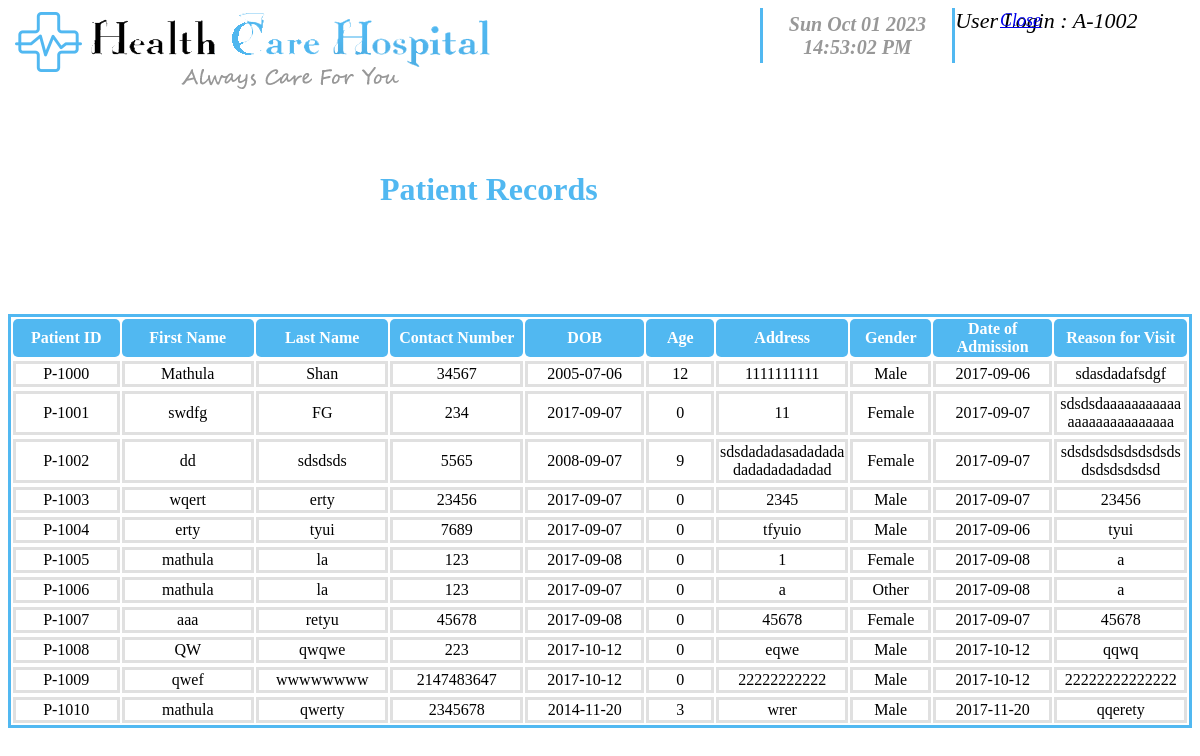
/WAD/View_Patientdoc.php (signed in), run on the app's committed database.
### tables this page shows
CREATE TABLE IF NOT EXISTS `patient` (
  `ID` varchar(20) NOT NULL,
  `F_Name` varchar(30) NOT NULL,
  `L_Name` varchar(30) NOT NULL,
  `C_N1` int(14) NOT NULL,
  `DOB` date NOT NULL,
  `Age` int(3) NOT NULL,
  `Address` varchar(150) NOT NULL,
  `Gender` varchar(7) NOT NULL,
  `DOA` date NOT NULL,
  `Reason` varchar(200) NOT NULL,
  PRIMARY KEY (`ID`)
);

### WAD/ses.php (called while the page is built, shortened)
<?php
$connection = mysql_connect("localhost", "root", "");
$user_check=$_SESSION['login_user'];
$ses_sql=mysql_query("select username from login where username='$user_check'", $connection);
$row = mysql_fetch_assoc($ses_sql);
$login_session =$row['username'];
?>

### WAD/View_Patientdoc.php (the view, shortened to what this page needs)
<?php
include('ses.php');
?>
<html >
<head>
<link type="text/css" rel="stylesheet" href="css/style.css" />
<link type="text/css" rel="stylesheet" href="css/patient.css" />
</head>
<body  alink="#51b8f1" vlink="#A0A0A4">
<div class="header">
<img src="Images/looo.png">
<div class="summary"><label style="text-align: right">     User Login     : </label>  <?php echo $login_session; ?> <p align="right" style="position: absolute; top: -12px;left: 1000px;"> <font style="font-size:18px;"><a href="JavaScript:window.close()">Close </a> </font>
</div>
<div style="text-align:center; font-size:20px; font-style:oblique;width:16%; height:45px; margin:auto;   padding-top:5px; padding-bottom:5px; float:right; border-left:solid; border-right:solid; border-color:#51b8f1; color:#989898;">
<b>
<br>
<span id="time"  />
<br>
<br>
</b>
</div>
</div>
<br>
<br>
<div class="menu_group">
<br>
<div class="menu_items">
</div>
<h1 style="font-family:Georgia, 'Times New Roman', Times, serif; font-style:normal;  position: absolute; left: 380px; top: 150px; color:#51b8f1;"> Patient Records</h1>
<table  align="left" width="100%" style=" border: solid #51b8f1;  " >
<tbody>
    	<tr>
            <th  width= 96 style="border-radius: 5px; text-align: center;  width:80px;  background-color:#51b8f1; color: #ffffff;" >Patient ID</th>
            <th width= "119" style=" border-radius: 5px; text-align: center;  background-color:#51b8f1; color: #ffffff;">First Name</th>
            <th width="117" style=" border-radius: 5px; background-color:#51b8f1; color: #ffffff; text-align: center; ">Last Name</th>
            <th width="117" style=" border-radius: 5px; background-color:#51b8f1; color: #ffffff; text-align: center; ">Contact Number </th>
            <th width="109" style=" border-radius: 5px; background-color:#51b8f1; color: #ffffff; text-align: center;  width:90px;">DOB</th>
            <th width="98" style="border-radius: 5px;background-color:#51b8f1; color: #ffffff; text-align: center; width:50px;" >Age</th>
            <th width="117" style="border-radius: 5px; background-color:#51b8f1; color: #ffffff; text-align: center; ">Address</th>
            <th width="109" style="border-radius: 5px; background-color:#51b8f1; color: #ffffff; text-align: center;  width:60px;">Gender</th>
            <th width="112" style="border-radius: 5px; background-color:#51b8f1; color: #ffffff; text-align: center;  width:90px;">Date of Admission</th>
            <th width="117" style="border-radius: 5px; background-color:#51b8f1; color: #ffffff; text-align: center; ">Reason for Visit</th>
	</tr>
        <?php
			include "connect.php";
			$i = "select * from patient";
			$h = mysql_query($i);
			while($tr=mysql_fetch_array($h))
			{
		?><tr></tr><br>
        <tr >
        	<td  class="bod" style="text-align: center; width:65px;"><?php echo $tr[0]; ?></td>
            <td class="bod" style="text-align: center; "><?php echo $tr[1]; ?></td>
            <td class="bod" style="text-align: center;   "><?php echo $tr[2]; ?></td>
            <td class="bod" style="text-align: center; "><?php echo $tr[3]; ?></td>
            <td class="bod" style="text-align: center; "><?php echo $tr[4]; ?></td>
            <td class="bod" style="text-align: center;  width:90px;"><?php echo $tr[5]; ?></td>
            <td class="bod" style="text-align: center;  width:50px;"><?php echo $tr[6]; ?></td>
             <td class="bod" style="text-align: center;"><?php echo $tr[7]; ?></td>
              <td class="bod" style="text-align: center;  width:60px;"><?php echo $tr[8]; ?></td>
               <td class="bod" style="text-align: center;  width:90px;"><?php echo $tr[9]; ?></td>
           <?php
			}?>
		</tbody>
    </table>
</body>
</html>

### WAD/css/style.css (style rules this page uses)
.header { width:100%; height:90px; margin:auto; float:left; background-color:#ffffff; }
.summary { width:20%; height:90px; margin:auto; font-style:oblique; padding-bottom:5px; float:right; font-size:22px; }
.menu_group { width:100%; height:40px; margin:auto; float:left; }
.menu_items { width:225px; height:35px; margin:auto; float:left; }
table { table-layout:fixed; }
td,th { width:100px; height: auto; word-wrap: break-word; }
.bod { border-bottom: solid; border-left: solid; border-top: solid; border-right: solid; border-color:#E0E0E0; }

### WAD/css/patient.css (style rules this page uses)
.header { width:100%; height:90px; margin:auto; float:left; background-color:#ffffff; }
.summary { width:20%; height:90px; margin:auto; font-style:oblique; padding-bottom:5px; float:right; font-size:22px; }
.menu_group { width:100%; height:40px; margin:auto; float:left; }
.menu_items { width:213px; height:35px; margin:auto; float:left; }

### data on the page
patient: ID "P-1000", F_Name "Mathula", L_Name "Shan", C_N1 "34567", DOB "2005-07-06", Age "12", Address "1111111111", Gender "Male", DOA "2017-09-06", Reason "sdasdadafsdgf"
patient: ID "P-1001", F_Name "swdfg", L_Name "FG", C_N1 "234", DOB "2017-09-07", Age "0", Address "11", Gender "Female", DOA "2017-09-07", Reason "sdsdsdaaaaaaaaaaaaaaaaaaaaaaaaaa"
patient: ID "P-1002", F_Name "dd", L_Name "sdsdsds", C_N1 "5565", DOB "2008-09-07", Age "9", Address "sdsdadadasadadadadadadadadadad", Gender "Female", DOA "2017-09-07", Reason "sdsdsdsdsdsdsdsdsdsdsdsdsdsd"
patient: ID "P-1003", F_Name "wqert", L_Name "erty", C_N1 "23456", DOB "2017-09-07", Age "0", Address "2345", Gender "Male", DOA "2017-09-07", Reason "23456"
patient: ID "P-1004", F_Name "erty", L_Name "tyui", C_N1 "7689", DOB "2017-09-07", Age "0", Address "tfyuio", Gender "Male", DOA "2017-09-06", Reason "tyui"
patient: ID "P-1005", F_Name "mathula", L_Name "la", C_N1 "123", DOB "2017-09-08", Age "0", Address "1", Gender "Female", DOA "2017-09-08", Reason "a"
patient: ID "P-1006", F_Name "mathula", L_Name "la", C_N1 "123", DOB "2017-09-07", Age "0", Address "a", Gender "Other", DOA "2017-09-08", Reason "a"
patient: ID "P-1007", F_Name "aaa", L_Name "retyu", C_N1 "45678", DOB "2017-09-08", Age "0", Address "45678", Gender "Female", DOA "2017-09-07", Reason "45678"
patient: ID "P-1008", F_Name "QW", L_Name "qwqwe", C_N1 "223", DOB "2017-10-12", Age "0", Address "eqwe", Gender "Male", DOA "2017-10-12", Reason "qqwq"
patient: ID "P-1009", F_Name "qwef", L_Name "wwwwwwww", C_N1 "2147483647", DOB "2017-10-12", Age "0", Address "22222222222", Gender "Male", DOA "2017-10-12", Reason "22222222222222"
patient: ID "P-1010", F_Name "mathula", L_Name "qwerty", C_N1 "2345678", DOB "2014-11-20", Age "3", Address "wrer", Gender "Male", DOA "2017-11-20", Reason "qqerety"

### other printed values
$login_session "A-1002"
